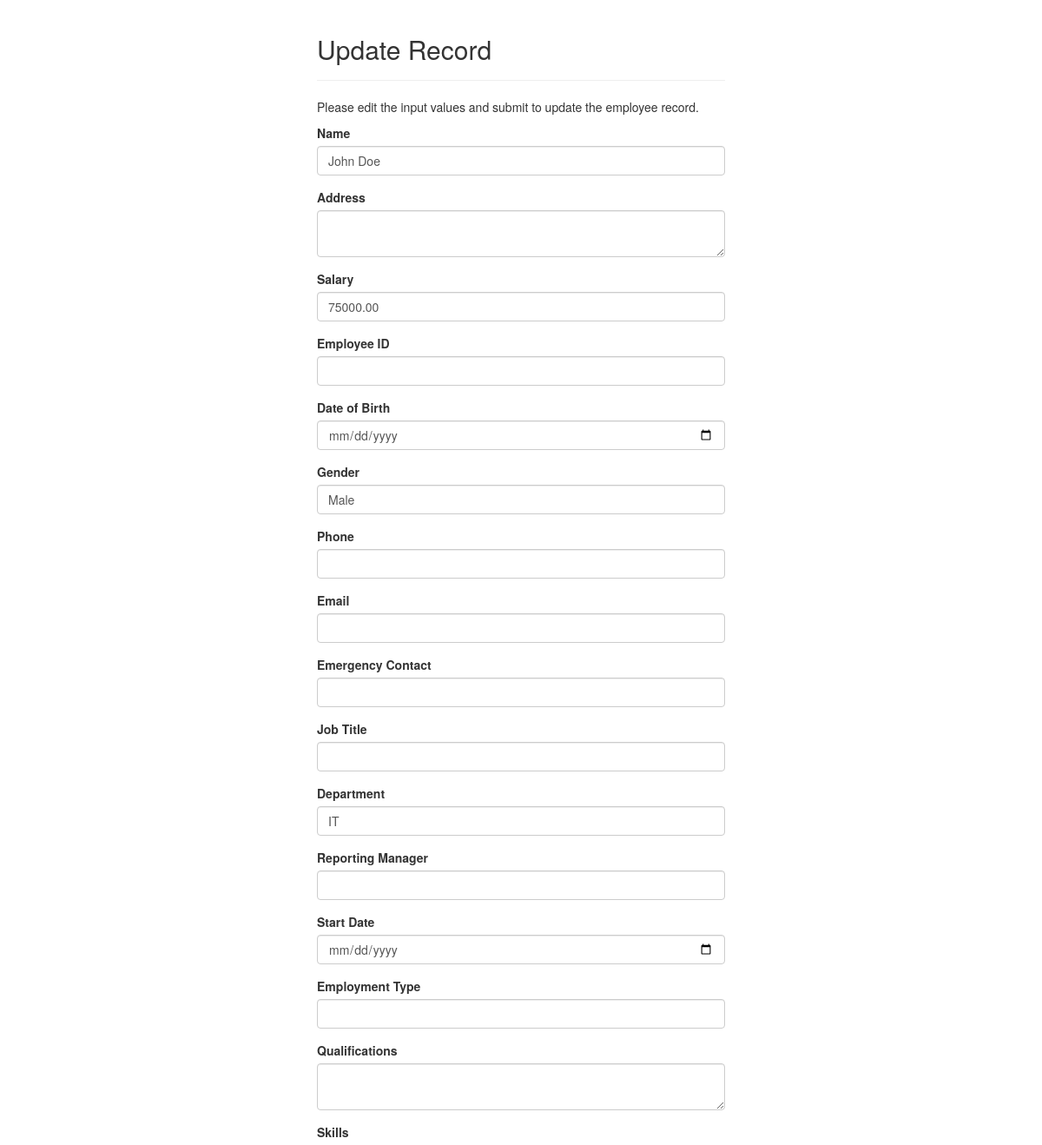
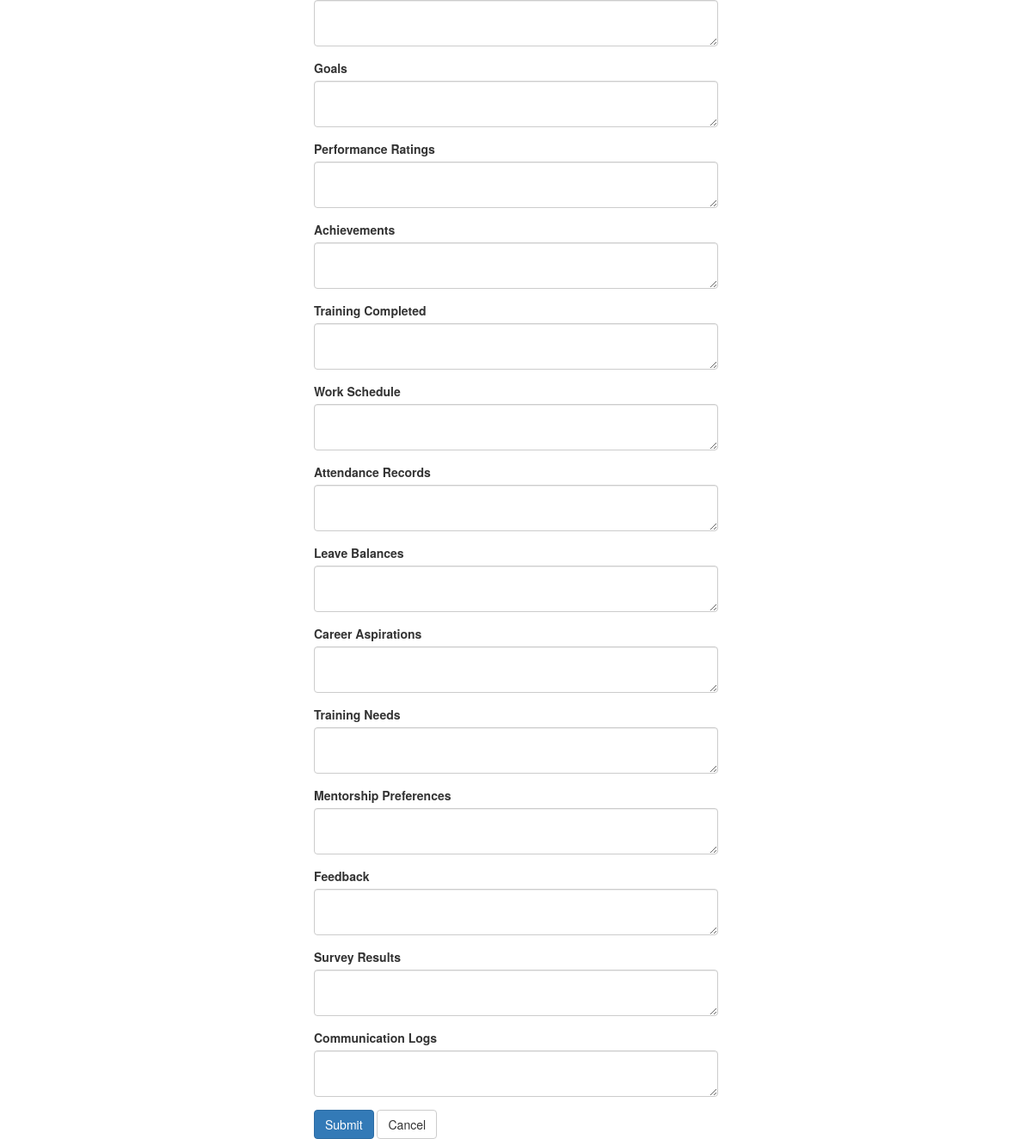
Page /update.php?id=1 on the committed database (2 pictures, top to bottom).
### tables this page shows
CREATE TABLE IF NOT EXISTS employees (
    id INT NOT NULL PRIMARY KEY AUTO_INCREMENT,
    name VARCHAR(100) NOT NULL,
    department VARCHAR(100) NOT NULL,
    role VARCHAR(100) NOT NULL,
    gender ENUM('Male', 'Female', 'Other') NOT NULL,
    date_of_joining DATE NOT NULL,
    salary DECIMAL(10, 2) NOT NULL,
    performance_score INT,
    projects_completed INT,
    training_hours INT,
    last_promotion_date DATE
);

### update.php (the view, shortened to what this page needs)
<?php
require_once "config.php";
$name = $address = $salary = $employee_id = $date_of_birth = $gender = $phone = $email = $emergency_contact = $job_title = $department = $reporting_manager = $start_date = $employment_type = $qualifications = $skills = $goals = $performance_ratings = $achievements = $training_completed = $work_schedule = $attendance_records = $leave_balances = $career_aspirations = $training_needs = $mentorship_preferences = $feedback = $survey_results = $communication_logs = "";
$name_err = $address_err = $salary_err = $employee_id_err = "";
if(isset($_POST["id"]) && !empty($_POST["id"])){
    $id = $_POST["id"];
    $input_name = trim($_POST["name"]);
    $input_address = trim($_POST["address"]);
    $input_salary = trim($_POST["salary"]);
    $input_employee_id = trim($_POST["employee_id"]);
    $name = $input_name;
    $address = $input_address;
    $salary = $input_salary;
    $employee_id = $input_employee_id;
    $date_of_birth = trim($_POST["date_of_birth"]);
    $gender = trim($_POST["gender"]);
    $phone = trim($_POST["phone"]);
    $email = trim($_POST["email"]);
    $emergency_contact = trim($_POST["emergency_contact"]);
    $job_title = trim($_POST["job_title"]);
    $department = trim($_POST["department"]);
    $reporting_manager = trim($_POST["reporting_manager"]);
    $start_date = trim($_POST["start_date"]);
    $employment_type = trim($_POST["employment_type"]);
    $qualifications = trim($_POST["qualifications"]);
    $skills = trim($_POST["skills"]);
    $goals = trim($_POST["goals"]);
    $performance_ratings = trim($_POST["performance_ratings"]);
    $achievements = trim($_POST["achievements"]);
    $training_completed = trim($_POST["training_completed"]);
    $work_schedule = trim($_POST["work_schedule"]);
    $attendance_records = trim($_POST["attendance_records"]);
    $leave_balances = trim($_POST["leave_balances"]);
    $career_aspirations = trim($_POST["career_aspirations"]);
    $training_needs = trim($_POST["training_needs"]);
    $mentorship_preferences = trim($_POST["mentorship_preferences"]);
    $feedback = trim($_POST["feedback"]);
    $survey_results = trim($_POST["survey_results"]);
    $communication_logs = trim($_POST["communication_logs"]);
    if(empty($name_err) && empty($address_err) && empty($salary_err) && empty($employee_id_err)){
        $sql = "UPDATE employees SET name=?, address=?, salary=?, employee_id=?, date_of_birth=?, gender=?, phone=?, email=?, emergency_contact=?, job_title=?, department=?, reporting_manager=?, start_date=?, employment_type=?, qualifications=?, skills=?, goals=?, performance_ratings=?, achievements=?, training_completed=?, work_schedule=?, attendance_records=?, leave_balances=?, career_aspirations=?, training_needs=?, mentorship_preferences=?, feedback=?, survey_results=?, communication_logs=? WHERE id=?";
        if($stmt = mysqli_prepare($link, $sql)){
            mysqli_stmt_bind_param($stmt, "ssssssssssssssssssssssssssssssi", $name, $address, $salary, $employee_id, $date_of_birth, $gender, $phone, $email, $emergency_contact, $job_title, $department, $reporting_manager, $start_date, $employment_type, $qualifications, $skills, $goals, $performance_ratings, $achievements, $training_completed, $work_schedule, $attendance_records, $leave_balances, $career_aspirations, $training_needs, $mentorship_preferences, $feedback, $survey_results, $communication_logs, $id);
            if(mysqli_stmt_execute($stmt)){
                header("location: index.php");
                exit();
            } else{
                echo "Something went wrong. Please try again later.";
            }
        }
        mysqli_stmt_close($stmt);
    }
    mysqli_close($link);
} else{
    if(isset($_GET["id"]) && !empty(trim($_GET["id"]))){
        $sql = "SELECT * FROM employees WHERE id = ?";
        if($stmt = mysqli_prepare($link, $sql)){
            mysqli_stmt_bind_param($stmt, "i", $param_id);
            if(mysqli_stmt_execute($stmt)){
                $result = mysqli_stmt_get_result($stmt);
                if(mysqli_num_rows($result) == 1){
                    $row = mysqli_fetch_array($result, MYSQLI_ASSOC);
                    $name = $row["name"];
                    $address = $row["address"];
                    $salary = $row["salary"];
                    $employee_id = $row["employee_id"];
                    $date_of_birth = $row["date_of_birth"];
                    $gender = $row["gender"];
                    $phone = $row["phone"];
                    $email = $row["email"];
                    $emergency_contact = $row["emergency_contact"];
                    $job_title = $row["job_title"];
                    $department = $row["department"];
                    $reporting_manager = $row["reporting_manager"];
                    $start_date = $row["start_date"];
                    $employment_type = $row["employment_type"];
                    $qualifications = $row["qualifications"];
                    $skills = $row["skills"];
                    $goals = $row["goals"];
                    $performance_ratings = $row["performance_ratings"];
                    $achievements = $row["achievements"];
                    $training_completed = $row["training_completed"];
                    $work_schedule = $row["work_schedule"];
                    $attendance_records = $row["attendance_records"];
                    $leave_balances = $row["leave_balances"];
                    $career_aspirations = $row["career_aspirations"];
                    $training_needs = $row["training_needs"];
                    $mentorship_preferences = $row["mentorship_preferences"];
                    $feedback = $row["feedback"];
                    $survey_results = $row["survey_results"];
                    $communication_logs = $row["communication_logs"];
                } else{
                    header("location: error.php");
                    exit();
                }
            } else{
                echo "Oops! Something went wrong. Please try again later.";
            }
        }
    } else{
        header("location: error.php");
        exit();
    }
}
?>
<!DOCTYPE html>
<html lang="en">
<head>
    <link rel="stylesheet" href="https://maxcdn.bootstrapcdn.com/bootstrap/3.3.7/css/bootstrap.css">
</head>
<body>
    <div class="wrapper">
        <div class="container-fluid">
            <div class="row">
                <div class="col-md-12">
                    <div class="page-header">
                        <h2>Update Record</h2>
                    </div>
                    <p>Please edit the input values and submit to update the employee record.</p>
                    <form action="<?php echo htmlspecialchars(basename($_SERVER['REQUEST_URI'])); ?>" method="post">
                        <div class="form-group <?php echo (!empty($name_err)) ? 'has-error' : ''; ?>">
                            <label>Name</label>
                            <input type="text" name="name" class="form-control" value="<?php echo $name; ?>">
                        </div>
                        <div class="form-group <?php echo (!empty($address_err)) ? 'has-error' : ''; ?>">
                            <label>Address</label>
                            <textarea name="address" class="form-control"><?php echo $address; ?></textarea>
                        </div>
                        <div class="form-group <?php echo (!empty($salary_err)) ? 'has-error' : ''; ?>">
                            <label>Salary</label>
                            <input type="text" name="salary" class="form-control" value="<?php echo $salary; ?>">
                        </div>
                        <div class="form-group <?php echo (!empty($employee_id_err)) ? 'has-error' : ''; ?>">
                            <label>Employee ID</label>
                            <input type="text" name="employee_id" class="form-control" value="<?php echo $employee_id; ?>">
                        </div>
                        <div class="form-group">
                            <label>Date of Birth</label>
                            <input type="date" name="date_of_birth" class="form-control" value="<?php echo $date_of_birth; ?>">
                        </div>
                        <div class="form-group">
                            <label>Gender</label>
                            <input type="text" name="gender" class="form-control" value="<?php echo $gender; ?>">
                        </div>
                        <div class="form-group">
                            <label>Phone</label>
                            <input type="text" name="phone" class="form-control" value="<?php echo $phone; ?>">
                        </div>
                        <div class="form-group">
                            <label>Email</label>
                            <input type="text" name="email" class="form-control" value="<?php echo $email; ?>">
                        </div>
                        <div class="form-group">
                            <label>Emergency Contact</label>
                            <input type="text" name="emergency_contact" class="form-control" value="<?php echo $emergency_contact; ?>">
                        </div>
                        <div class="form-group">
                            <label>Job Title</label>
                            <input type="text" name="job_title" class="form-control" value="<?php echo $job_title; ?>">
                        </div>
                        <div class="form-group">
                            <label>Department</label>
                            <input type="text" name="department" class="form-control" value="<?php echo $department; ?>">
                        </div>
                        <div class="form-group">
                            <label>Reporting Manager</label>
                            <input type="text" name="reporting_manager" class="form-control" value="<?php echo $reporting_manager; ?>">
                        </div>
                        <div class="form-group">
                            <label>Start Date</label>
                            <input type="date" name="start_date" class="form-control" value="<?php echo $start_date; ?>">
                        </div>
                        <div class="form-group">
                            <label>Employment Type</label>
                            <input type="text" name="employment_type" class="form-control" value="<?php echo $employment_type; ?>">
                        </div>
                        <div class="form-group">
                            <label>Qualifications</label>
                            <textarea name="qualifications" class="form-control"><?php echo $qualifications; ?></textarea>
                        </div>
                        <div class="form-group">
                            <label>Skills</label>
                            <textarea name="skills" class="form-control"><?php echo $skills; ?></textarea>
                        </div>
                        <div class="form-group">
                            <label>Goals</label>
                            <textarea name="goals" class="form-control"><?php echo $goals; ?></textarea>
                        </div>
                        <div class="form-group">
                            <label>Performance Ratings</label>
                            <textarea name="performance_ratings" class="form-control"><?php echo $performance_ratings; ?></textarea>
                        </div>
                        <div class="form-group">
                            <label>Achievements</label>
                            <textarea name="achievements" class="form-control"><?php echo $achievements; ?></textarea>
                        </div>
                        <div class="form-group">
                            <label>Training Completed</label>
                            <textarea name="training_completed" class="form-control"><?php echo $training_completed; ?></textarea>
                        </div>
                        <div class="form-group">
                            <label>Work Schedule</label>
                            <textarea name="work_schedule" class="form-control"><?php echo $work_schedule; ?></textarea>
                        </div>
                        <div class="form-group">
                            <label>Attendance Records</label>
                            <textarea name="attendance_records" class="form-control"><?php echo $attendance_records; ?></textarea>
                        </div>
                        <div class="form-group">
                            <label>Leave Balances</label>
                            <textarea name="leave_balances" class="form-control"><?php echo $leave_balances; ?></textarea>
                        </div>
                        <div class="form-group">
                            <label>Career Aspirations</label>
                            <textarea name="career_aspirations" class="form-control"><?php echo $career_aspirations; ?></textarea>
                        </div>
                        <div class="form-group">
                            <label>Training Needs</label>
                            <textarea name="training_needs" class="form-control"><?php echo $training_needs; ?></textarea>
                        </div>
                        <div class="form-group">
                            <label>Mentorship Preferences</label>
                            <textarea name="mentorship_preferences" class="form-control"><?php echo $mentorship_preferences; ?></textarea>
                        </div>
                        <div class="form-group">
                            <label>Feedback</label>
                            <textarea name="feedback" class="form-control"><?php echo $feedback; ?></textarea>
                        </div>
                        <div class="form-group">
                            <label>Survey Results</label>
                            <textarea name="survey_results" class="form-control"><?php echo $survey_results; ?></textarea>
                        </div>
                        <div class="form-group">
                            <label>Communication Logs</label>
                            <textarea name="communication_logs" class="form-control"><?php echo $communication_logs; ?></textarea>
                        </div>
                        <input type="submit" class="btn btn-primary" value="Submit">
                        <a href="index.php" class="btn btn-default">Cancel</a>
                    </form>
                </div>
            </div>
        </div>
    </div>
</body>
</html>

### update.php (style rules this page uses)
.wrapper { width: 500px; margin: 0 auto; }

### rows in the picture
employees: name "John Doe", salary "75000.00", gender "Male", department "IT"
